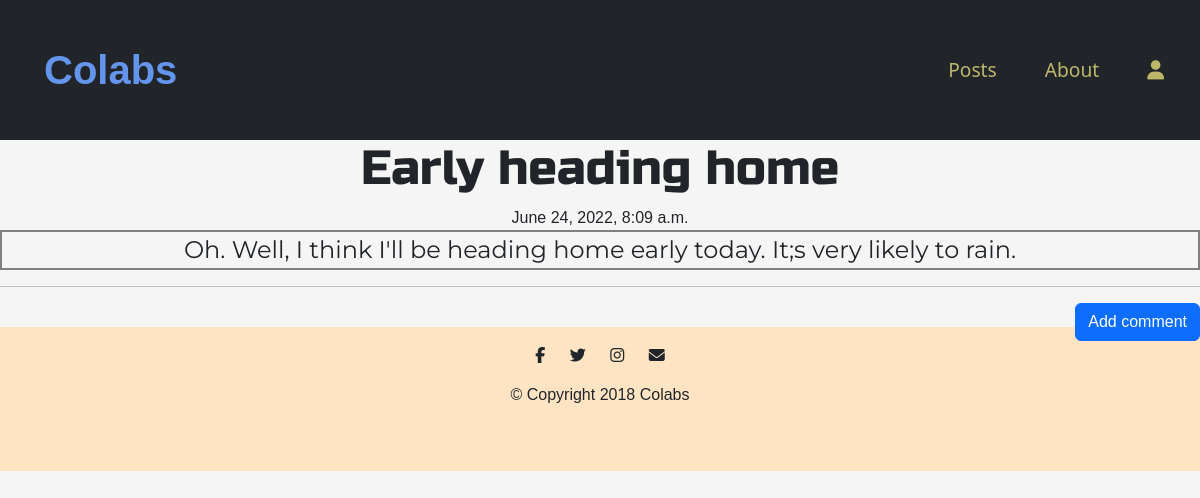
The page /post/5 on the database its author committed.
### blog/models.py (models this page shows, shortened)
class Post(models.Model):
    author = models.ForeignKey('auth.User',on_delete=models.CASCADE)
    title = models.CharField(max_length=200)
    text = models.TextField()
    created_date = models.DateTimeField(default=timezone.now)
    published_date = models.DateTimeField(blank=True, null=True)

### blog/views.py (the view)
# urls.py: path('post/<int:pk>', views.PostDetailView.as_view(), name='post_detail'),
class PostDetailView(DetailView):
    model = Post

### blog/templates/blog/post_detail.html (shortened to what this page needs)
{% extends 'blog/base.html' %}
{% block content %}
        <h1 class='posttitle loader'>{{ post.title }}</h1>
        {% if post.published_date %}
            <div class="date postdate">
                {{ post.published_date }}
            </div>
        {% else %}
            <a class="btn btn-outline-dark" href="{% url 'post_publish' pk=post.pk %}">Publish</a>
        {% endif %}
      <p class='postcontent' style="border: 2px solid gray; text-align:center;" >{{ post.text|safe|linebreaksbr }}</p>
  <hr>
  <a class="btn btn-primary btn-comment" href="{% url 'add_comment_to_post' pk=post.pk %}">Add comment</a>
  <div class="container">
  {% for comment in post.comments.all %}
  <br>
  {% empty %}
      <p>No comments posted.</p>
  {% endfor %}
</div>
{% endblock %}

### blog/static/css/blog.css (style rules this page uses)
body { background-color: whitesmoke; font-family: sans-serif; }
* { margin: 0rem; padding: 0rem; }
a { text-decoration: none; }
.postdate { text-align: center; }
.posttitle { font-family: 'Russo One', sans-serif; font-size: 3em; text-align: center; }
.postcontent { font-family: 'Montserrat'; font-size: 1.5em; }
.btn-comment { position: absolute; right: 0px; }

### rows shown on the page
Post: title "Early heading home", published_date "June 24, 2022, 8:09 a.m.", text "Oh. Well, I think I'll be heading home early today. It;s very likely to rain."
